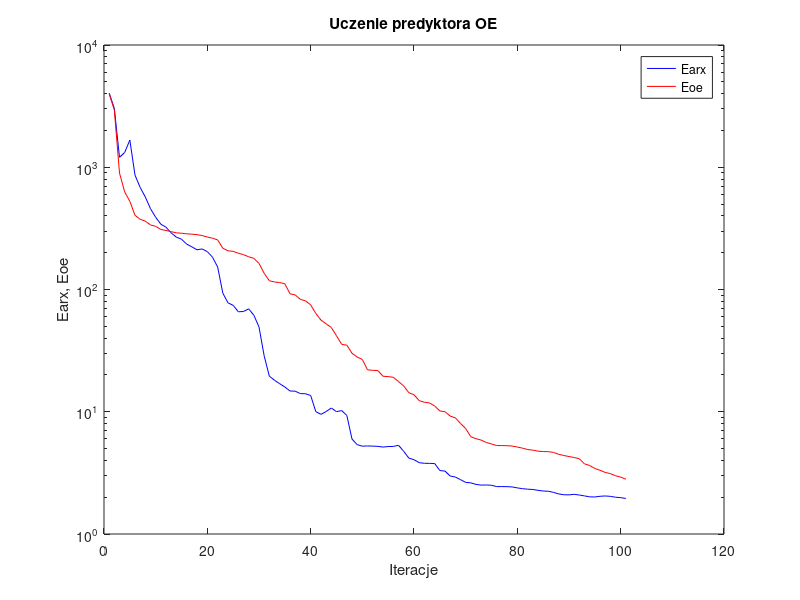
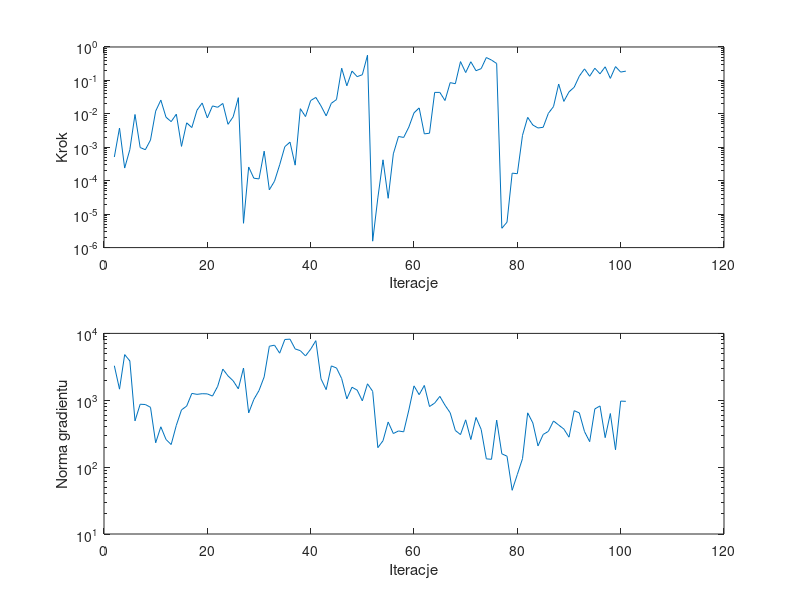

Reproduce these figures in MATLAB, in order.
%uczenie predyktora oe
clear all;
n=0; farx(n+1)=4.042426e+003; foe(n+1)=3.994841e+003; wspucz(n+1)=0.000000e+000; ng(n+1)=0.000000e+000;
%odnowa zmiennej metryki
n=1; farx(n+1)=3.030148e+003; foe(n+1)=2.935372e+003; krok(n+1)=5.127695e-004; ng(n+1)=3.283359e+003;
n=2; farx(n+1)=1.205408e+003; foe(n+1)=8.964341e+002; krok(n+1)=3.765398e-003; ng(n+1)=1.466285e+003;
n=3; farx(n+1)=1.320983e+003; foe(n+1)=6.287166e+002; krok(n+1)=2.390962e-004; ng(n+1)=4.815669e+003;
n=4; farx(n+1)=1.666899e+003; foe(n+1)=5.266785e+002; krok(n+1)=8.500296e-004; ng(n+1)=3.880038e+003;
n=5; farx(n+1)=8.621065e+002; foe(n+1)=4.045014e+002; krok(n+1)=9.576149e-003; ng(n+1)=4.919548e+002;
n=6; farx(n+1)=6.838653e+002; foe(n+1)=3.751159e+002; krok(n+1)=9.851676e-004; ng(n+1)=8.720601e+002;
n=7; farx(n+1)=5.703857e+002; foe(n+1)=3.622664e+002; krok(n+1)=8.446781e-004; ng(n+1)=8.637649e+002;
n=8; farx(n+1)=4.579772e+002; foe(n+1)=3.372118e+002; krok(n+1)=1.651908e-003; ng(n+1)=7.841826e+002;
n=9; farx(n+1)=3.898882e+002; foe(n+1)=3.287035e+002; krok(n+1)=1.207035e-002; ng(n+1)=2.313275e+002;
n=10; farx(n+1)=3.422702e+002; foe(n+1)=3.096583e+002; krok(n+1)=2.580064e-002; ng(n+1)=4.011529e+002;
n=11; farx(n+1)=3.233511e+002; foe(n+1)=3.042927e+002; krok(n+1)=7.947193e-003; ng(n+1)=2.593156e+002;
n=12; farx(n+1)=2.906905e+002; foe(n+1)=2.971734e+002; krok(n+1)=5.852382e-003; ng(n+1)=2.178207e+002;
n=13; farx(n+1)=2.682206e+002; foe(n+1)=2.908089e+002; krok(n+1)=9.793864e-003; ng(n+1)=4.225554e+002;
n=14; farx(n+1)=2.579083e+002; foe(n+1)=2.886397e+002; krok(n+1)=1.063821e-003; ng(n+1)=7.183979e+002;
n=15; farx(n+1)=2.350581e+002; foe(n+1)=2.852921e+002; krok(n+1)=5.390749e-003; ng(n+1)=8.177671e+002;
n=16; farx(n+1)=2.234442e+002; foe(n+1)=2.837058e+002; krok(n+1)=3.889626e-003; ng(n+1)=1.266475e+003;
n=17; farx(n+1)=2.112628e+002; foe(n+1)=2.809325e+002; krok(n+1)=1.288703e-002; ng(n+1)=1.226045e+003;
n=18; farx(n+1)=2.147211e+002; foe(n+1)=2.763345e+002; krok(n+1)=2.113019e-002; ng(n+1)=1.252911e+003;
n=19; farx(n+1)=2.040492e+002; foe(n+1)=2.685528e+002; krok(n+1)=7.585588e-003; ng(n+1)=1.245652e+003;
n=20; farx(n+1)=1.837940e+002; foe(n+1)=2.629603e+002; krok(n+1)=1.726831e-002; ng(n+1)=1.154966e+003;
n=21; farx(n+1)=1.526862e+002; foe(n+1)=2.543918e+002; krok(n+1)=1.571605e-002; ng(n+1)=1.616566e+003;
n=22; farx(n+1)=9.333717e+001; foe(n+1)=2.174817e+002; krok(n+1)=2.049366e-002; ng(n+1)=2.925415e+003;
n=23; farx(n+1)=7.775547e+001; foe(n+1)=2.072830e+002; krok(n+1)=4.866267e-003; ng(n+1)=2.315083e+003;
n=24; farx(n+1)=7.426135e+001; foe(n+1)=2.050814e+002; krok(n+1)=8.155298e-003; ng(n+1)=1.953290e+003;
n=25; farx(n+1)=6.572571e+001; foe(n+1)=1.980830e+002; krok(n+1)=3.050527e-002; ng(n+1)=1.482289e+003;
%odnowa zmiennej metryki
n=26; farx(n+1)=6.610369e+001; foe(n+1)=1.927644e+002; krok(n+1)=5.338808e-006; ng(n+1)=3.034540e+003;
n=27; farx(n+1)=6.942925e+001; foe(n+1)=1.852168e+002; krok(n+1)=2.578785e-004; ng(n+1)=6.469626e+002;
n=28; farx(n+1)=6.162176e+001; foe(n+1)=1.797405e+002; krok(n+1)=1.189563e-004; ng(n+1)=1.028895e+003;
n=29; farx(n+1)=4.940104e+001; foe(n+1)=1.634728e+002; krok(n+1)=1.133097e-004; ng(n+1)=1.398278e+003;
n=30; farx(n+1)=2.866220e+001; foe(n+1)=1.356927e+002; krok(n+1)=7.663457e-004; ng(n+1)=2.236932e+003;
n=31; farx(n+1)=1.955219e+001; foe(n+1)=1.178984e+002; krok(n+1)=5.353910e-005; ng(n+1)=6.424015e+003;
n=32; farx(n+1)=1.809500e+001; foe(n+1)=1.152965e+002; krok(n+1)=9.675577e-005; ng(n+1)=6.663544e+003;
n=33; farx(n+1)=1.697015e+001; foe(n+1)=1.139158e+002; krok(n+1)=2.992546e-004; ng(n+1)=5.060271e+003;
n=34; farx(n+1)=1.592905e+001; foe(n+1)=1.114907e+002; krok(n+1)=1.043660e-003; ng(n+1)=8.107352e+003;
n=35; farx(n+1)=1.478697e+001; foe(n+1)=9.218787e+001; krok(n+1)=1.427772e-003; ng(n+1)=8.201406e+003;
n=36; farx(n+1)=1.473388e+001; foe(n+1)=9.031465e+001; krok(n+1)=2.923979e-004; ng(n+1)=5.857051e+003;
n=37; farx(n+1)=1.407943e+001; foe(n+1)=8.313292e+001; krok(n+1)=1.428969e-002; ng(n+1)=5.513572e+003;
n=38; farx(n+1)=1.403816e+001; foe(n+1)=8.072382e+001; krok(n+1)=8.300976e-003; ng(n+1)=4.601900e+003;
n=39; farx(n+1)=1.357861e+001; foe(n+1)=7.485606e+001; krok(n+1)=2.502130e-002; ng(n+1)=5.807075e+003;
n=40; farx(n+1)=1.001898e+001; foe(n+1)=6.369235e+001; krok(n+1)=3.104538e-002; ng(n+1)=7.786114e+003;
n=41; farx(n+1)=9.524353e+000; foe(n+1)=5.613317e+001; krok(n+1)=1.726361e-002; ng(n+1)=2.090500e+003;
n=42; farx(n+1)=1.004218e+001; foe(n+1)=5.241080e+001; krok(n+1)=8.704305e-003; ng(n+1)=1.443867e+003;
n=43; farx(n+1)=1.072656e+001; foe(n+1)=4.885170e+001; krok(n+1)=2.069473e-002; ng(n+1)=3.263755e+003;
n=44; farx(n+1)=1.002072e+001; foe(n+1)=4.184414e+001; krok(n+1)=2.679765e-002; ng(n+1)=3.039330e+003;
n=45; farx(n+1)=1.022314e+001; foe(n+1)=3.561849e+001; krok(n+1)=2.317569e-001; ng(n+1)=2.110574e+003;
n=46; farx(n+1)=9.331345e+000; foe(n+1)=3.502323e+001; krok(n+1)=6.900644e-002; ng(n+1)=1.050126e+003;
n=47; farx(n+1)=5.980873e+000; foe(n+1)=3.009739e+001; krok(n+1)=1.903039e-001; ng(n+1)=1.566073e+003;
n=48; farx(n+1)=5.383878e+000; foe(n+1)=2.801816e+001; krok(n+1)=1.297328e-001; ng(n+1)=1.418186e+003;
n=49; farx(n+1)=5.228016e+000; foe(n+1)=2.678525e+001; krok(n+1)=1.479692e-001; ng(n+1)=9.800396e+002;
n=50; farx(n+1)=5.252073e+000; foe(n+1)=2.204926e+001; krok(n+1)=5.690454e-001; ng(n+1)=1.762918e+003;
%odnowa zmiennej metryki
n=51; farx(n+1)=5.235028e+000; foe(n+1)=2.181057e+001; krok(n+1)=1.556381e-006; ng(n+1)=1.359886e+003;
n=52; farx(n+1)=5.211403e+000; foe(n+1)=2.174181e+001; krok(n+1)=3.061523e-005; ng(n+1)=1.955917e+002;
n=53; farx(n+1)=5.141450e+000; foe(n+1)=1.952093e+001; krok(n+1)=4.220039e-004; ng(n+1)=2.482107e+002;
n=54; farx(n+1)=5.193055e+000; foe(n+1)=1.938419e+001; krok(n+1)=2.983290e-005; ng(n+1)=4.730359e+002;
n=55; farx(n+1)=5.202680e+000; foe(n+1)=1.913202e+001; krok(n+1)=6.369581e-004; ng(n+1)=3.180983e+002;
n=56; farx(n+1)=5.318021e+000; foe(n+1)=1.765804e+001; krok(n+1)=2.105249e-003; ng(n+1)=3.475012e+002;
n=57; farx(n+1)=4.752975e+000; foe(n+1)=1.627355e+001; krok(n+1)=1.969225e-003; ng(n+1)=3.373212e+002;
n=58; farx(n+1)=4.176866e+000; foe(n+1)=1.431708e+001; krok(n+1)=4.026836e-003; ng(n+1)=7.141160e+002;
n=59; farx(n+1)=4.052531e+000; foe(n+1)=1.376954e+001; krok(n+1)=1.071180e-002; ng(n+1)=1.640893e+003;
n=60; farx(n+1)=3.833926e+000; foe(n+1)=1.233637e+001; krok(n+1)=1.506159e-002; ng(n+1)=1.212302e+003;
n=61; farx(n+1)=3.788671e+000; foe(n+1)=1.195637e+001; krok(n+1)=2.518078e-003; ng(n+1)=1.666336e+003;
n=62; farx(n+1)=3.780564e+000; foe(n+1)=1.180937e+001; krok(n+1)=2.636366e-003; ng(n+1)=8.061161e+002;
n=63; farx(n+1)=3.773137e+000; foe(n+1)=1.115000e+001; krok(n+1)=4.382471e-002; ng(n+1)=9.072349e+002;
n=64; farx(n+1)=3.304157e+000; foe(n+1)=1.015345e+001; krok(n+1)=4.382471e-002; ng(n+1)=1.143880e+003;
n=65; farx(n+1)=3.270495e+000; foe(n+1)=1.001166e+001; krok(n+1)=2.502768e-002; ng(n+1)=8.438471e+002;
n=66; farx(n+1)=2.981378e+000; foe(n+1)=9.220461e+000; krok(n+1)=8.589342e-002; ng(n+1)=6.506672e+002;
n=67; farx(n+1)=2.923743e+000; foe(n+1)=8.922003e+000; krok(n+1)=7.964480e-002; ng(n+1)=3.534019e+002;
n=68; farx(n+1)=2.785104e+000; foe(n+1)=8.027375e+000; krok(n+1)=3.655097e-001; ng(n+1)=3.067065e+002;
n=69; farx(n+1)=2.644238e+000; foe(n+1)=7.289587e+000; krok(n+1)=1.717868e-001; ng(n+1)=5.095731e+002;
n=70; farx(n+1)=2.619526e+000; foe(n+1)=6.245105e+000; krok(n+1)=3.619199e-001; ng(n+1)=2.585560e+002;
n=71; farx(n+1)=2.545566e+000; foe(n+1)=6.018938e+000; krok(n+1)=1.951976e-001; ng(n+1)=5.532205e+002;
n=72; farx(n+1)=2.511325e+000; foe(n+1)=5.864357e+000; krok(n+1)=2.250273e-001; ng(n+1)=3.663868e+002;
n=73; farx(n+1)=2.517833e+000; foe(n+1)=5.606015e+000; krok(n+1)=4.837349e-001; ng(n+1)=1.330626e+002;
n=74; farx(n+1)=2.503974e+000; foe(n+1)=5.447531e+000; krok(n+1)=4.063898e-001; ng(n+1)=1.309415e+002;
n=75; farx(n+1)=2.442923e+000; foe(n+1)=5.296152e+000; krok(n+1)=3.202323e-001; ng(n+1)=5.048204e+002;
%odnowa zmiennej metryki
n=76; farx(n+1)=2.442497e+000; foe(n+1)=5.287252e+000; krok(n+1)=3.787925e-006; ng(n+1)=1.581514e+002;
n=77; farx(n+1)=2.439333e+000; foe(n+1)=5.274196e+000; krok(n+1)=5.751510e-006; ng(n+1)=1.457991e+002;
n=78; farx(n+1)=2.426872e+000; foe(n+1)=5.240207e+000; krok(n+1)=1.684609e-004; ng(n+1)=4.504779e+001;
n=79; farx(n+1)=2.383407e+000; foe(n+1)=5.146433e+000; krok(n+1)=1.620874e-004; ng(n+1)=7.774897e+001;
n=80; farx(n+1)=2.348223e+000; foe(n+1)=5.037386e+000; krok(n+1)=2.282102e-003; ng(n+1)=1.339032e+002;
n=81; farx(n+1)=2.325846e+000; foe(n+1)=4.906532e+000; krok(n+1)=7.859971e-003; ng(n+1)=6.482942e+002;
n=82; farx(n+1)=2.313408e+000; foe(n+1)=4.854898e+000; krok(n+1)=4.633998e-003; ng(n+1)=4.581114e+002;
n=83; farx(n+1)=2.275289e+000; foe(n+1)=4.759917e+000; krok(n+1)=3.778589e-003; ng(n+1)=2.076287e+002;
n=84; farx(n+1)=2.247614e+000; foe(n+1)=4.726092e+000; krok(n+1)=3.965892e-003; ng(n+1)=3.080570e+002;
n=85; farx(n+1)=2.236745e+000; foe(n+1)=4.714578e+000; krok(n+1)=1.033570e-002; ng(n+1)=3.422739e+002;
n=86; farx(n+1)=2.191148e+000; foe(n+1)=4.649394e+000; krok(n+1)=1.650423e-002; ng(n+1)=4.903685e+002;
n=87; farx(n+1)=2.127070e+000; foe(n+1)=4.486100e+000; krok(n+1)=7.802292e-002; ng(n+1)=4.259314e+002;
n=88; farx(n+1)=2.094766e+000; foe(n+1)=4.386960e+000; krok(n+1)=2.356822e-002; ng(n+1)=3.715470e+002;
n=89; farx(n+1)=2.089765e+000; foe(n+1)=4.301624e+000; krok(n+1)=4.545636e-002; ng(n+1)=2.805446e+002;
n=90; farx(n+1)=2.111604e+000; foe(n+1)=4.226117e+000; krok(n+1)=6.247411e-002; ng(n+1)=6.983393e+002;
n=91; farx(n+1)=2.083540e+000; foe(n+1)=4.123104e+000; krok(n+1)=1.346529e-001; ng(n+1)=6.471288e+002;
n=92; farx(n+1)=2.049404e+000; foe(n+1)=3.748259e+000; krok(n+1)=2.214681e-001; ng(n+1)=3.403643e+002;
n=93; farx(n+1)=2.014056e+000; foe(n+1)=3.633547e+000; krok(n+1)=1.331836e-001; ng(n+1)=2.403224e+002;
n=94; farx(n+1)=2.008800e+000; foe(n+1)=3.437397e+000; krok(n+1)=2.317569e-001; ng(n+1)=7.424282e+002;
n=95; farx(n+1)=2.035248e+000; foe(n+1)=3.320646e+000; krok(n+1)=1.573255e-001; ng(n+1)=8.222259e+002;
n=96; farx(n+1)=2.047156e+000; foe(n+1)=3.189981e+000; krok(n+1)=2.553603e-001; ng(n+1)=2.760322e+002;
n=97; farx(n+1)=2.032107e+000; foe(n+1)=3.118117e+000; krok(n+1)=1.150658e-001; ng(n+1)=6.335208e+002;
n=98; farx(n+1)=1.999256e+000; foe(n+1)=2.997989e+000; krok(n+1)=2.589664e-001; ng(n+1)=1.818029e+002;
n=99; farx(n+1)=1.983498e+000; foe(n+1)=2.921030e+000; krok(n+1)=1.775417e-001; ng(n+1)=9.714522e+002;
n=100; farx(n+1)=1.952810e+000; foe(n+1)=2.804013e+000; krok(n+1)=1.895930e-001; ng(n+1)=9.640171e+002;

figure; semilogy(farx,'b'); hold on; semilogy(foe,'r'); xlabel('Iteracje'); ylabel('Earx, Eoe'); legend('Earx','Eoe'); title('Uczenie predyktora OE');
figure; subplot(2,1,1); semilogy(krok); xlabel('Iteracje'); ylabel('Krok');
subplot(2,1,2); semilogy(ng); xlabel('Iteracje'); ylabel('Norma gradientu');
Earx=farx(n+1)
Eoe=foe(n+1)
